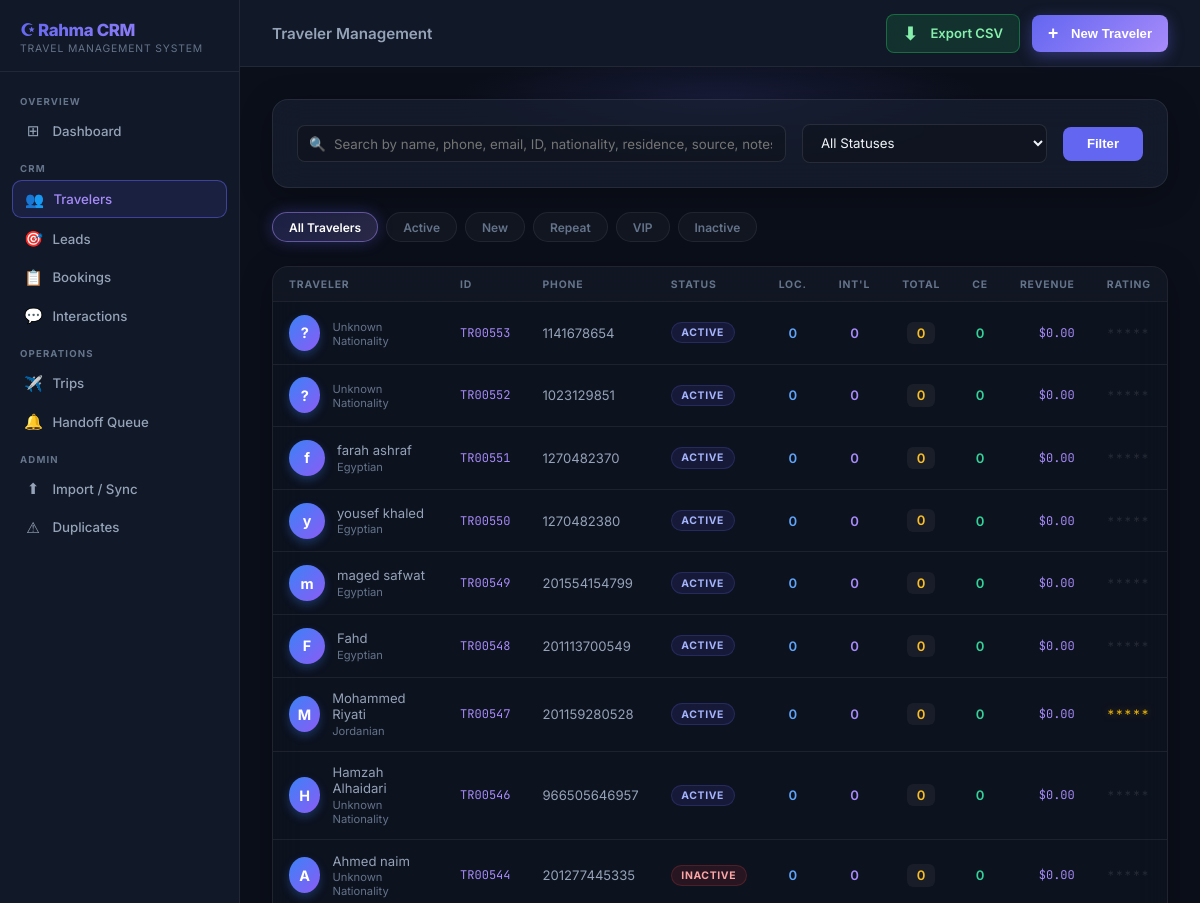
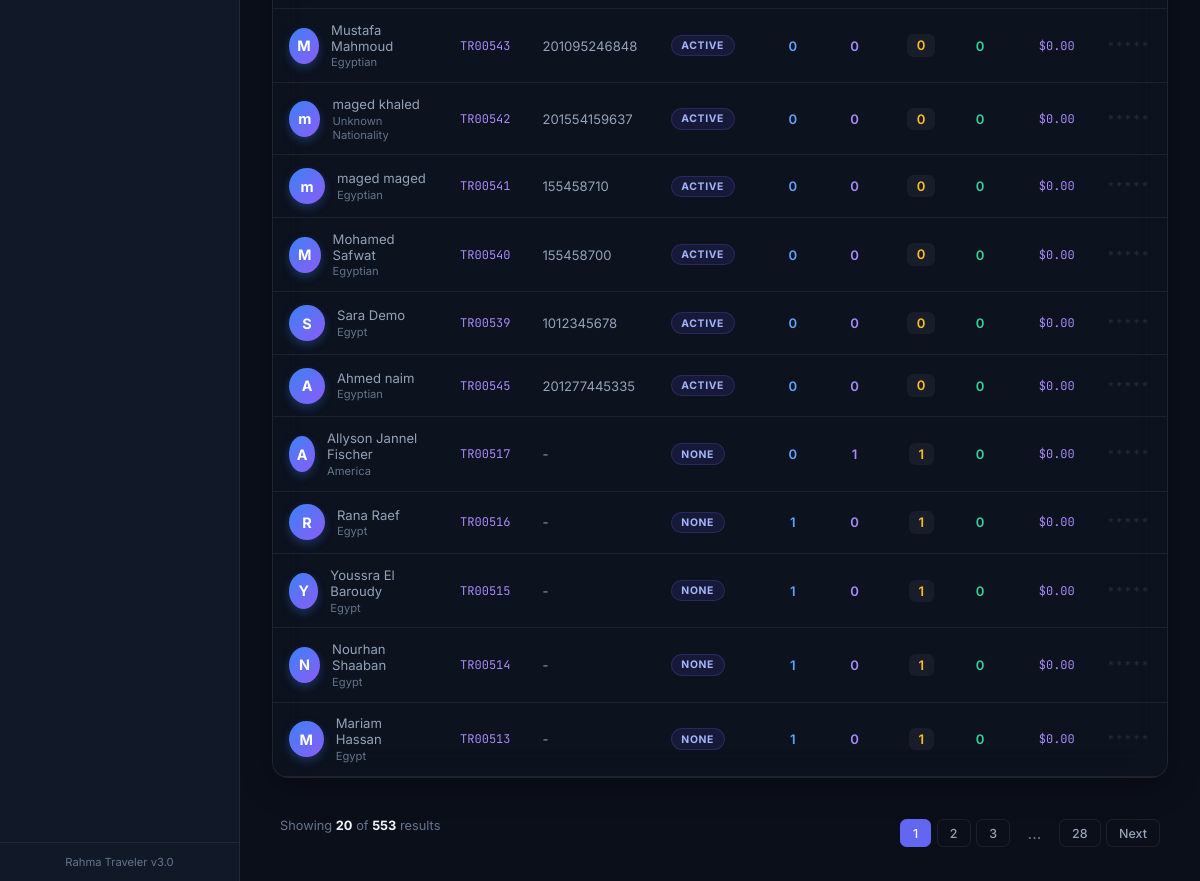
/travelers/, run on the app's committed database (2 pictures, top to bottom).
### app/models/traveler.py (models this page shows, shortened)
class Traveler(db.Model):
    __tablename__ = 'travelers'
    traveler_id = db.Column(db.String(20), primary_key=True) # TR001 format
    status = db.Column(db.String(50))
    full_name = db.Column(db.String(200), nullable=False)
    first_name = db.Column(db.String(100))
    last_name = db.Column(db.String(100))
    birthday = db.Column(db.Date)
    gender = db.Column(db.String(20))
    nationality = db.Column(db.String(100))
    phone_code = db.Column(db.String(10))
    whatsapp_raw = db.Column(db.String(50))
    email = db.Column(db.String(150))
    community_whatsapp = db.Column(db.String(100))
    residence = db.Column(db.String(150))
    local_trips_count = db.Column(db.Integer, default=0)
    international_trips_count = db.Column(db.Integer, default=0)
    total_trips = db.Column(db.Integer, default=0)
    community_events_count = db.Column(db.Integer, default=0)
    lifetime_revenue = db.Column(db.Float, default=0.0)
    notes = db.Column(db.Text)
    introduce_yourself = db.Column(db.Text)
    emergency_contact = db.Column(db.String(200))
    emergency_phone = db.Column(db.String(50))
    medical_notes = db.Column(db.Text)
    room_preference = db.Column(db.String(100))
    rating = db.Column(db.Float) # 1-5
    integrated_whatsapp = db.Column(db.String(50))
    normalized_whatsapp = db.Column(db.String(50))
    phone_lookup_key = db.Column(db.String(50))
    lead_source = db.Column(db.String(100))
    created_at = db.Column(db.DateTime, default=datetime.utcnow)
    last_contacted_at = db.Column(db.DateTime)
    agent_notes = db.Column(db.Text)
    data_audit = db.Column(db.Text)
    primary_language = db.Column(db.String(20))
    current_flow_key = db.Column(db.String(100))
    current_step = db.Column(db.String(100))
    last_lead_id = db.Column(db.String(50))
    last_booking_id = db.Column(db.String(50))
    trip_bookings = db.relationship('TripBooking', backref='traveler', lazy=True)
    ce_bookings = db.relationship('CEBooking', backref='traveler', lazy=True)
    leads = db.relationship('Lead', backref='traveler', lazy=True)
    interactions = db.relationship('Interaction', backref='traveler', lazy=True)

### app/routes/travelers.py (the view)
@travelers_bp.route('/')
def index():
    q = request.args.get('q', '').strip()
    status = request.args.get('status', '')
    nationality = request.args.get('nationality', '')
    page = request.args.get('page', 1, type=int)
    per_page = 20
    query = _apply_traveler_filters(Traveler.query, q, status, nationality)
    pagination = query.order_by(Traveler.created_at.desc()).paginate(page=page, per_page=per_page, error_out=False)
    travelers = pagination.items
    traveler_ids = [traveler.traveler_id for traveler in travelers]
    _refresh_traveler_sheet_stats(traveler_ids)
    if traveler_ids:
        fresh_travelers = Traveler.query.filter(Traveler.traveler_id.in_(traveler_ids)).all()
        fresh_by_id = {traveler.traveler_id: traveler for traveler in fresh_travelers}
        travelers = [fresh_by_id.get(traveler_id) for traveler_id in traveler_ids if fresh_by_id.get(traveler_id)]
    statuses = db.session.query(Traveler.status).distinct().all()
    nationalities = db.session.query(Traveler.nationality).distinct().all()
    return render_template('travelers/index.html',
                           travelers=travelers,
                           pagination=pagination,
                           total_count=pagination.total,
                           statuses=[s[0] for s in statuses if s[0]],
                           nationalities=[n[0] for n in nationalities if n[0]],
                           q=q,
                           current_status=status,
                           current_nationality=nationality)

### app/templates/travelers/index.html (shortened to what this page needs)
{% extends "base.html" %}
{% block topbar_title %}Traveler Management{% endblock %}
{% block topbar_actions %}
<a href="{{ url_for('travelers.export', q=q, status=current_status, nationality=current_nationality) }}" class="btn btn-success" style="background: rgba(34, 197, 94, 0.15); border-color: rgba(34, 197, 94, 0.4); border-radius: 8px; backdrop-filter: blur(10px);">
    <span style="font-size: 1.1rem; margin-right: 0.4rem;">⬇</span> Export CSV
</a>
<button onclick="document.getElementById('createModal').classList.add('open')" class="btn btn-primary" style="background: linear-gradient(135deg, var(--accent), var(--accent-2)); border: none; box-shadow: 0 4px 15px rgba(99, 102, 241, 0.4); border-radius: 8px; transform: scale(1); transition: all 0.3s ease;">
    <span style="font-size: 1.1rem; margin-right: 0.4rem;">+</span> New Traveler
</button>
{% endblock %}
{% block content %}
<div style="position: relative; z-index: 1;">
    <div class="header-glow"></div>
    <form method="GET" action="{{ url_for('travelers.index') }}" class="glass-card filter-section">
        <div class="search-input-wrap" style="flex: 2; min-width: 250px;">
            <span class="search-icon">🔍</span>
            <input type="text" name="q" value="{{ q }}" placeholder="Search by name, phone, email, ID, nationality, residence, source, notes..." class="form-input" style="background: rgba(0,0,0,0.2); border-color: rgba(255,255,255,0.1);">
        </div>
        <div style="flex: 1; min-width: 150px;">
            <select name="status" class="form-select" style="background: rgba(0,0,0,0.2); border-color: rgba(255,255,255,0.1);">
                <option value="">All Statuses</option>
            </select>
        </div>
        <button type="submit" class="btn btn-primary" style="padding: 0.6rem 1.5rem;">Filter</button>
    </form>
    <div class="status-pills">
        <a href="{{ url_for('travelers.index', q=q) }}" class="status-pill {% if not current_status %}active{% endif %}">
            All Travelers
        </a>
        {% for s in ['Active', 'New', 'Repeat', 'VIP', 'Inactive'] %}
        <a href="{{ url_for('travelers.index', q=q, status=s) }}" class="status-pill {% if current_status == s %}active{% endif %}">
            {{ s }}
        </a>
        {% endfor %}
    </div>
    <div class="glass-card data-table-container">
        <table class="data-table">
            <thead>
                <tr>
                    <th>Traveler</th>
                    <th>ID</th>
                    <th>Phone</th>
                    <th>Status</th>
                    <th style="text-align: center;" title="Local Trips">Loc.</th>
                    <th style="text-align: center;" title="International Trips">Int'l</th>
                    <th style="text-align: center;" title="Total Trips">Total</th>
                    <th style="text-align: center;" title="Community Events">CE</th>
                    <th style="text-align: right;">Revenue</th>
                    <th style="text-align: center;">Rating</th>
                </tr>
            </thead>
            <tbody>
                {% for traveler in travelers %}
                <tr onclick="window.location.href='{{ url_for('travelers.detail', traveler_id=traveler.traveler_id) }}'">
                    <td>
                        <div style="display: flex; align-items: center;">
                            <div class="avatar-circle">
                                {{ traveler.full_name[:1] if traveler.full_name else '?' }}
                            </div>
                            <div>
                                <div class="primary">{{ traveler.full_name }}</div>
                                <div style="font-size: 0.7rem; color: var(--text-muted); margin-top: 0.1rem;">
                                    {{ traveler.nationality or 'Unknown Nationality' }}
                                </div>
                            </div>
                        </div>
                    </td>
                    <td class="mono">{{ traveler.traveler_id }}</td>
                    <td>{{ traveler.whatsapp_raw or traveler.normalized_whatsapp or '-' }}</td>
                    <td>
                        <span class="badge
                            {% if traveler.status == 'VIP' %}badge-purple
                            {% elif traveler.status == 'Repeat' %}badge-green
                            {% elif traveler.status == 'Inactive' %}badge-red
                            {% else %}badge-blue{% endif %}">
                            {{ traveler.status }}
                        </span>
                    </td>
                    <td style="text-align: center;">
                        <span style="color: #60a5fa; font-weight: 600;">{{ traveler.local_trips_count or 0 }}</span>
                    </td>
                    <td style="text-align: center;">
                        <span style="color: #a78bfa; font-weight: 600;">{{ traveler.international_trips_count or 0 }}</span>
                    </td>
                    <td style="text-align: center;">
                        <span style="background: rgba(255,255,255,0.05); padding: 0.2rem 0.6rem; border-radius: 6px; font-weight: 600; color: #fbbf24;">
                            {{ traveler.total_trips or 0 }}
                        </span>
                    </td>
                    <td style="text-align: center;">
                        <span style="color: #34d399; font-weight: 600;">{{ traveler.community_events_count or 0 }}</span>
                    </td>
                    <td style="text-align: right;" class="mono">${{ "{:,.2f}".format(traveler.lifetime_revenue or 0) }}</td>
                    <td style="text-align: center;">
                        <div class="stat-stars">
                            {% if traveler.rating %}
                                {{ "*" * traveler.rating|int }}
                            {% else %}
                                <span class="empty-stars">*****</span>
                            {% endif %}
                        </div>
                    </td>
                </tr>
                {% endfor %}
            </tbody>
        </table>
    </div>
    <div style="display: flex; justify-content: space-between; align-items: center; margin-top: 1.5rem; padding: 0 0.5rem;">
        <div style="font-size: 0.8rem; color: var(--text-muted);">
            Showing <strong style="color: var(--text-main);">{{ travelers|length }}</strong> of <strong style="color: var(--text-main);">{{ total_count }}</strong> results
        </div>
        <div class="pagination">
            {% for page_num in pagination.iter_pages(left_edge=1, right_edge=1, left_current=2, right_current=2) %}
                {% if page_num %}
                    <a href="{{ url_for('travelers.index', page=page_num, q=q, status=current_status) }}" class="page-btn {% if page_num == pagination.page %}active{% endif %}">
                        {{ page_num }}
                    </a>
                {% else %}
                    <span style="padding: 0.35rem 0.75rem; color: var(--text-muted);">...</span>
                {% endif %}
            {% endfor %}
            {% if pagination.has_next %}
            <a href="{{ url_for('travelers.index', page=pagination.next_num, q=q, status=current_status) }}" class="page-btn">Next</a>
            {% endif %}
        </div>
    </div>
</div>
{% endblock %}

### app/templates/base.html (shortened to what this page needs)
<!DOCTYPE html>
<html lang="en">
<head>
</head>
<body>
<div class="app-layout">
    <nav class="sidebar">
        <div class="sidebar-brand">
            <div class="logo-text">☪ Rahma CRM</div>
            <div class="logo-sub">Travel Management System</div>
        </div>
        <div class="sidebar-nav">
            <div class="nav-section-label">Overview</div>
            <a href="{{ url_for('admin.dashboard') }}" class="nav-link {% if request.endpoint == 'admin.dashboard' %}active{% endif %}">
                <span class="nav-icon">⊞</span> Dashboard
            </a>
            <div class="nav-section-label">CRM</div>
            <a href="{{ url_for('travelers.index') }}" class="nav-link {% if request.blueprint == 'travelers' %}active{% endif %}">
                <span class="nav-icon">👥</span> Travelers
            </a>
            <a href="{{ url_for('leads.index') }}" class="nav-link {% if request.blueprint == 'leads' %}active{% endif %}">
                <span class="nav-icon">🎯</span> Leads
            </a>
            <a href="{{ url_for('bookings.index') }}" class="nav-link {% if request.blueprint == 'bookings' %}active{% endif %}">
                <span class="nav-icon">📋</span> Bookings
            </a>
            <a href="{{ url_for('interactions.index') }}" class="nav-link {% if request.blueprint == 'interactions' %}active{% endif %}">
                <span class="nav-icon">💬</span> Interactions
            </a>
            <div class="nav-section-label">Operations</div>
            <a href="{{ url_for('trips.index') }}" class="nav-link {% if request.blueprint == 'trips' %}active{% endif %}">
                <span class="nav-icon">✈️</span> Trips
            </a>
            <a href="{{ url_for('handoffs.index') }}" class="nav-link {% if request.blueprint == 'handoffs' %}active{% endif %}">
                <span class="nav-icon">🔔</span> Handoff Queue
            </a>
            <div class="nav-section-label">Admin</div>
            <a href="{{ url_for('admin.import_data') }}" class="nav-link {% if request.endpoint == 'admin.import_data' %}active{% endif %}">
                <span class="nav-icon">⬆</span> Import / Sync
            </a>
            <a href="{{ url_for('admin.duplicates') }}" class="nav-link {% if request.endpoint == 'admin.duplicates' %}active{% endif %}">
                <span class="nav-icon">⚠</span> Duplicates
            </a>
        </div>
        <div class="sidebar-footer">Rahma Traveler v3.0</div>
    </nav>
    <div class="main-content">
        <div class="topbar">
            <span class="topbar-title">{% block topbar_title %}{% endblock %}</span>
            <div class="topbar-actions">{% block topbar_actions %}{% endblock %}</div>
        </div>
        <div class="page-body">
            {% block content %}{% endblock %}
        </div>
    </div>
</div>
</body>
</html>

### data on the page
Traveler: full_name "?", nationality "Unknown Nationality", traveler_id "TR00553", whatsapp_raw "1141678654", status "ACTIVE", local_trips_count "0", international_trips_count "0", total_trips "0", community_events_count "0", lifetime_revenue "0.00"
Traveler: full_name "?", nationality "Unknown Nationality", traveler_id "TR00552", whatsapp_raw "1023129851", status "ACTIVE", local_trips_count "0", international_trips_count "0", total_trips "0", community_events_count "0", lifetime_revenue "0.00"
Traveler: full_name "f", full_name "farah ashraf", nationality "Egyptian", traveler_id "TR00551", whatsapp_raw "1270482370", status "ACTIVE", local_trips_count "0", international_trips_count "0", total_trips "0", community_events_count "0", lifetime_revenue "0.00"
Traveler: full_name "y", full_name "yousef khaled", nationality "Egyptian", traveler_id "TR00550", whatsapp_raw "1270482380", status "ACTIVE", local_trips_count "0", international_trips_count "0", total_trips "0", community_events_count "0", lifetime_revenue "0.00"
Traveler: full_name "m", full_name "maged safwat", nationality "Egyptian", traveler_id "TR00549", whatsapp_raw "201554154799", status "ACTIVE", local_trips_count "0", international_trips_count "0", total_trips "0", community_events_count "0", lifetime_revenue "0.00"
Traveler: full_name "F", full_name "Fahd", nationality "Egyptian", traveler_id "TR00548", whatsapp_raw "201113700549", status "ACTIVE", local_trips_count "0", international_trips_count "0", total_trips "0", community_events_count "0", lifetime_revenue "0.00"
Traveler: full_name "M", full_name "Mohammed Riyati", nationality "Jordanian", traveler_id "TR00547", whatsapp_raw "201159280528", status "ACTIVE", local_trips_count "0", international_trips_count "0", total_trips "0", community_events_count "0", lifetime_revenue "0.00", rating "*****"
Traveler: full_name "H", full_name "Hamzah Alhaidari", nationality "Unknown Nationality", traveler_id "TR00546", whatsapp_raw "966505646957", status "ACTIVE", local_trips_count "0", international_trips_count "0", total_trips "0", community_events_count "0", lifetime_revenue "0.00"
Traveler: full_name "A", full_name "Ahmed naim", nationality "Unknown Nationality", traveler_id "TR00544", whatsapp_raw "201277445335", status "INACTIVE", local_trips_count "0", international_trips_count "0", total_trips "0", community_events_count "0", lifetime_revenue "0.00"
Traveler: full_name "M", full_name "Mustafa Mahmoud", nationality "Egyptian", traveler_id "TR00543", whatsapp_raw "201095246848", status "ACTIVE", local_trips_count "0", international_trips_count "0", total_trips "0", community_events_count "0", lifetime_revenue "0.00"
Traveler: full_name "m", full_name "maged khaled", nationality "Unknown Nationality", traveler_id "TR00542", whatsapp_raw "201554159637", status "ACTIVE", local_trips_count "0", international_trips_count "0", total_trips "0", community_events_count "0", lifetime_revenue "0.00"
Traveler: full_name "m", full_name "maged maged", nationality "Egyptian", traveler_id "TR00541", whatsapp_raw "155458710", status "ACTIVE", local_trips_count "0", international_trips_count "0", total_trips "0", community_events_count "0", lifetime_revenue "0.00"
Traveler: full_name "M", full_name "Mohamed Safwat", nationality "Egyptian", traveler_id "TR00540", whatsapp_raw "155458700", status "ACTIVE", local_trips_count "0", international_trips_count "0", total_trips "0", community_events_count "0", lifetime_revenue "0.00"
Traveler: full_name "S", full_name "Sara Demo", nationality "Egypt", traveler_id "TR00539", whatsapp_raw "1012345678", status "ACTIVE", local_trips_count "0", international_trips_count "0", total_trips "0", community_events_count "0", lifetime_revenue "0.00"
Traveler: full_name "A", full_name "Ahmed naim", nationality "Egyptian", traveler_id "TR00545", whatsapp_raw "201277445335", status "ACTIVE", local_trips_count "0", international_trips_count "0", total_trips "0", community_events_count "0", lifetime_revenue "0.00"
Traveler: full_name "A", full_name "Allyson Jannel Fischer", nationality "America", traveler_id "TR00517", whatsapp_raw+normalized_whatsapp "-", status "NONE", local_trips_count "0", international_trips_count "1", total_trips "1", community_events_count "0", lifetime_revenue "0.00"
Traveler: full_name "R", full_name "Rana Raef", nationality "Egypt", traveler_id "TR00516", whatsapp_raw+normalized_whatsapp "-", status "NONE", local_trips_count "1", international_trips_count "0", total_trips "1", community_events_count "0", lifetime_revenue "0.00"
Traveler: full_name "Y", full_name "Youssra El Baroudy", nationality "Egypt", traveler_id "TR00515", whatsapp_raw+normalized_whatsapp "-", status "NONE", local_trips_count "1", international_trips_count "0", total_trips "1", community_events_count "0", lifetime_revenue "0.00"
Traveler: full_name "N", full_name "Nourhan Shaaban", nationality "Egypt", traveler_id "TR00514", whatsapp_raw+normalized_whatsapp "-", status "NONE", local_trips_count "1", international_trips_count "0", total_trips "1", community_events_count "0", lifetime_revenue "0.00"
Traveler: full_name "M", full_name "Mariam Hassan", nationality "Egypt", traveler_id "TR00513", whatsapp_raw+normalized_whatsapp "-", status "NONE", local_trips_count "1", international_trips_count "0", total_trips "1", community_events_count "0", lifetime_revenue "0.00"

### other printed values
{{ s }} "Active" "New" "Repeat" "VIP" "Inactive"
{{ travelers|length }} "20"
{{ total_count }} "553"
{{ page_num }} "1" "2" "3" "28"
